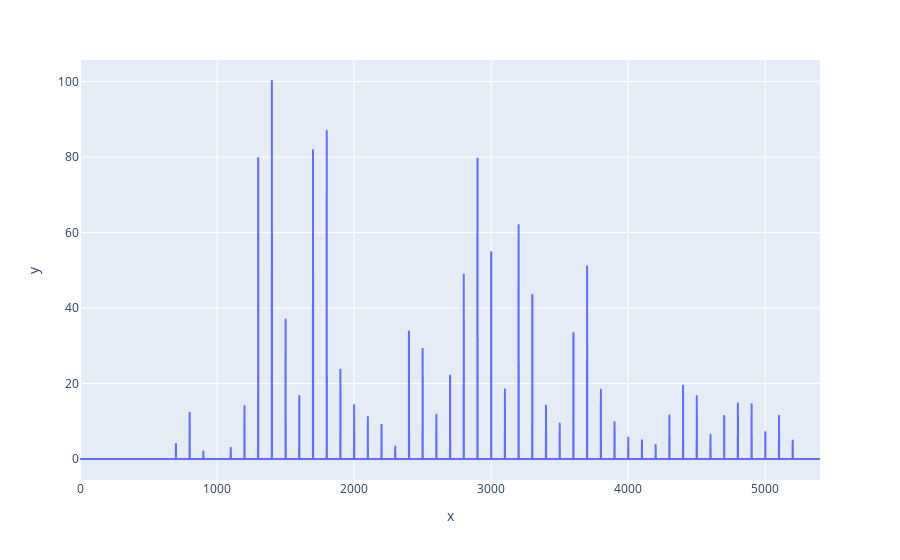

The notebook cell saved with this chart:
### Code cell
iplot(px.line(x=range(len(scores)),y=scores))

### Figure 1 — Plotly figure (JSON) as saved in the notebook; plotly's stock layout.template omitted (floating-point values rounded to 4 significant figures; data arrays with more than 128 entries replaced by an {"elided": "..."} marker saying what was removed)
{"data": [{"hovertemplate": "x=%{x}<br>y=%{y}<extra></extra>", "legendgroup": "", "line": {"color": "#636efa", "dash": "solid"}, "marker": {"symbol": "circle"}, "mode": "lines", "name": "", "showlegend": false, "type": "scattergl", "x": {"elided": "5400 int values"}, "xaxis": "x", "y": {"elided": "5400 float values"}, "yaxis": "y"}], "layout": {"legend": {"tracegroupgap": 0}, "margin": {"t": 60}, "xaxis": {"anchor": "y", "domain": [0, 1], "title": {"text": "x"}}, "yaxis": {"anchor": "x", "domain": [0, 1], "title": {"text": "y"}}}}
